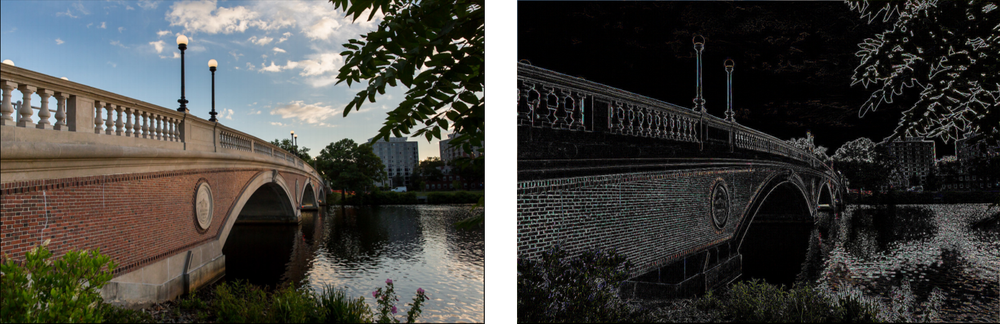
#> input picture Week 0/tictactoe/image.png, 1000 x 324 px, shrunk from 1642 x 532 before the run
$ python image.py image.png
#> lines starting #> are read from the running program, lines starting #| are printed output that depends on the picture
import math
import sys

from PIL import Image, ImageFilter

# Ensure correct usage
if len(sys.argv) != 2:
    sys.exit("Usage: python filter.py filename")

# Open image
image = Image.open(sys.argv[1]).convert("RGB")
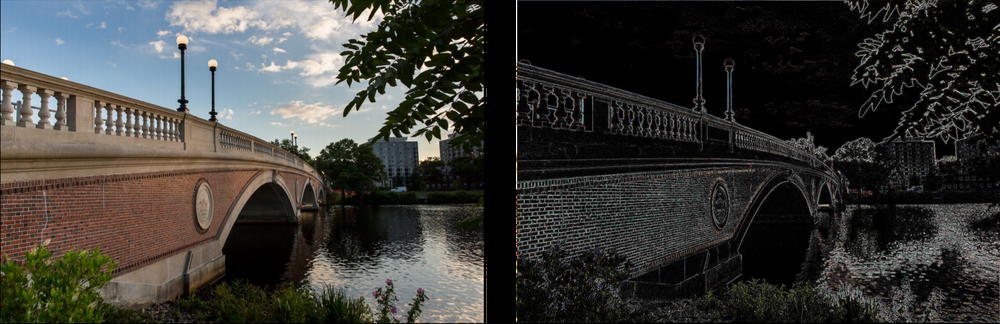
#> image: PIL image 1000x324 RGB; mean R, G, B 59.9, 59.2, 55.5

# Filter image according to edge detection kernel
filtered = image.filter(ImageFilter.Kernel(
    size=(3, 3),
    kernel=[0, -1, 0, -1, 5, -1, 0, -1, 0],
    scale=1
))
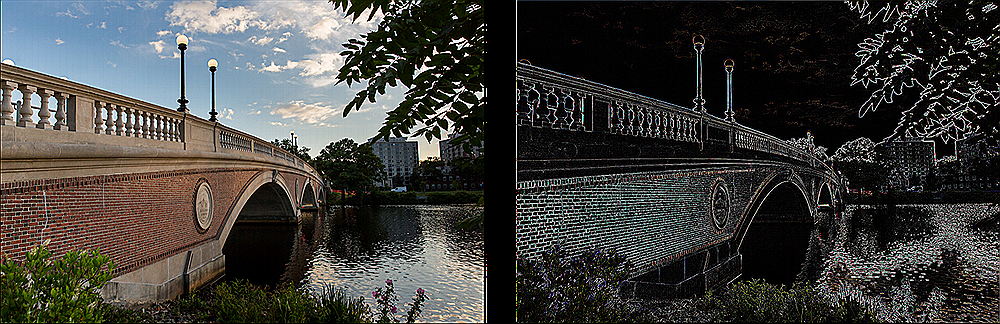
#> filtered: PIL image 1000x324 RGB; mean R, G, B 65.1, 64.5, 61.2

# Show resulting image
filtered.show()
